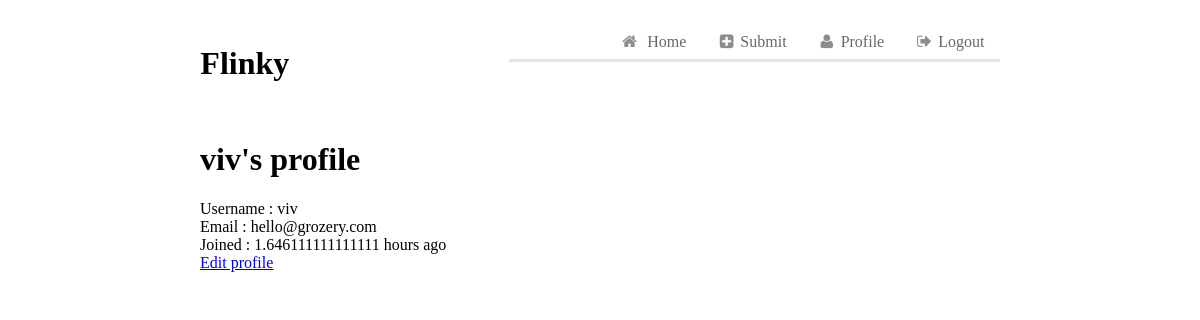
Before: /profile/viv/ (signed in) with the older database file.
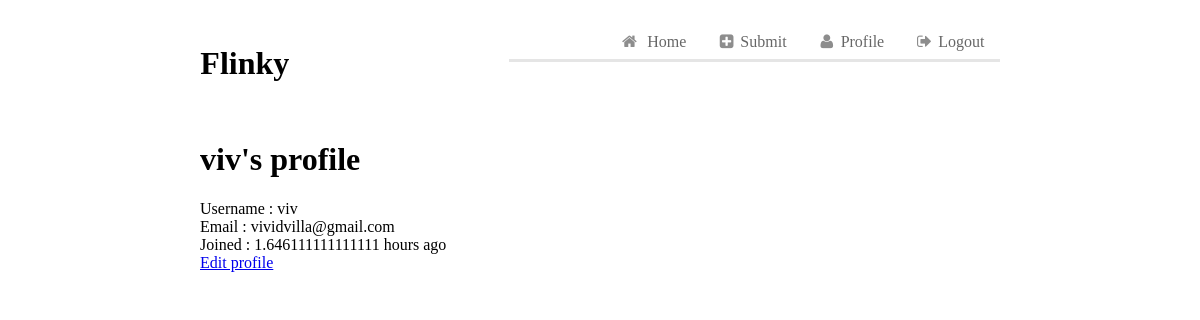
After: the same page with the newer database file.
### flinky/models.py (models this page shows, shortened)
class User(db.Model):
    id = db.Column(db.Integer, primary_key = True)
    username = db.Column(db.String(80), unique = True)
    email = db.Column(db.String(80), unique = True)
    password = db.Column(db.Text)
    joined = db.Column(db.DateTime())

### flinky/views/profile.py (the view)
@app.route('/profile/')
@app.route('/profile/<username>/')
@requires_login
def profile(username = None):
	if username:
		user = User.query.filter_by(username = username).first()
		return render_template('profile.html', user = user, joined = calc_joined(user.joined))
	return redirect('/')

### flinky/__init__.py (called while the page is built)
@app.before_request
def set_session():
    session.modified = True

def requires_login(f):
    @wraps(f)
    def decorated_function(*args, **kwargs):
        if not session.get('logged_in'):
            return redirect(url_for('login'))
        return f(*args, **kwargs)
    return decorated_function

### flinky/views/profile.py (called while the page is built)
def calc_joined(joined_date):
	curr_date = datetime.now()
	seconds = (curr_date - joined_date).seconds
	days = (curr_date - joined_date).days
	if days > 365:
		return "{} years".format(days/365)
	elif days > 30:
		return "{} months".format(days/30)
	elif days > 0:
		return "{} days".format(days)
	elif seconds > 3600:
		return "{} hours".format(seconds/3600)
	elif seconds > 60:
		return "{} minutes".format(seconds/60)
	else:
		return "{} seconds".format(seconds)

### flinky/templates/profile.html (shortened to what this page needs)
{% extends 'base.html' %}
{% block content %}
<h1>{{user.username}}'s profile</h1>
<span>Username : {{ user.username }}</span><br>
<span>Email : {{ user.email }}</span><br>
<span>Joined : {{ joined }} ago</span><br>
<span><a href="/profile/edit/{{ user.username }}">Edit profile</a></span>
{% endblock %}

### flinky/templates/base.html (shortened to what this page needs)
<!DOCTYPE html>
<html>
<head>
  <link rel="stylesheet" type="text/css" href="{{ url_for('static', filename='semantic/css/semantic.css') }}">
  <link rel="stylesheet" type="text/css" href="{{ url_for('static', filename='semantic/css/custom.css') }}">
</head>
<body>
	<div class="wrap">
	<header>
		<div class="ui grid">
			<div class="left floated four wide column">
				<div class="header-title"><h1>Flinky</h1></div>
			</div>
			<div class="right floated ten wide column">
				<div class="ui secondary pointing menu">
					 <div class="right menu">
						<a class="item" href="/"><i class="home icon"></i> Home</a>
						<a class="item" href="#"><i class="add sign box icon"></i>Submit</a>
						{% if session['logged_in'] %}
						<a class="item" href="/profile/"><i class="user icon"></i>Profile</a>
						<a class="item" href="/logout/"><i class="sign out icon"></i>Logout</a>
						{% else %}
						<a class="item" href="/login/"><i class="sign in icon"></i>Login</a>
						<a class="item" href="/signup/"><i class="user icon"></i>Signup</a>
						{% endif %}
					</div>
				</div>
			</div>
		</div>
	</header>
	{% block content %}
	{% endblock %}
	</div>
</body>
</html>

### flinky/static/semantic/css/custom.css (style rules this page uses)
.wrap { max-width: 800px; margin: 0 auto; padding: 0; }

Changed rows visible on the page:
changed User "viv": email "hello@grozery.com" → "vividvilla@gmail.com"
